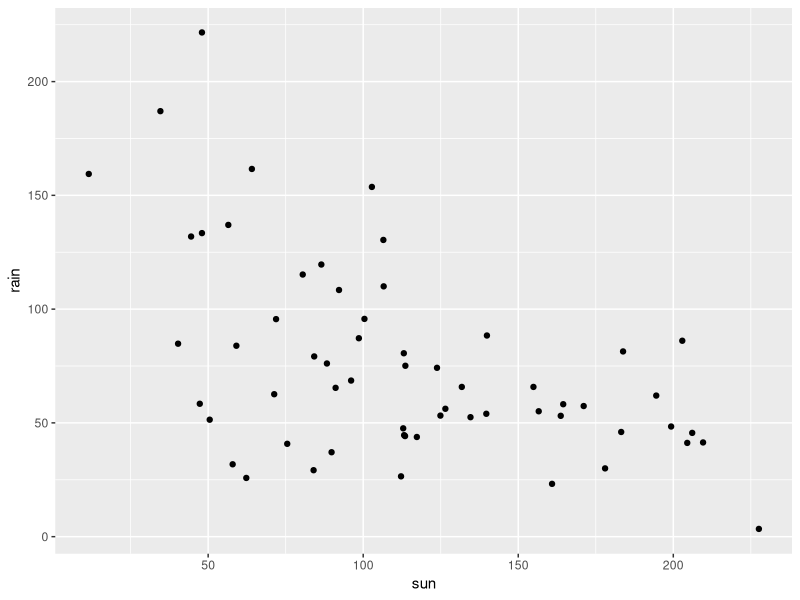
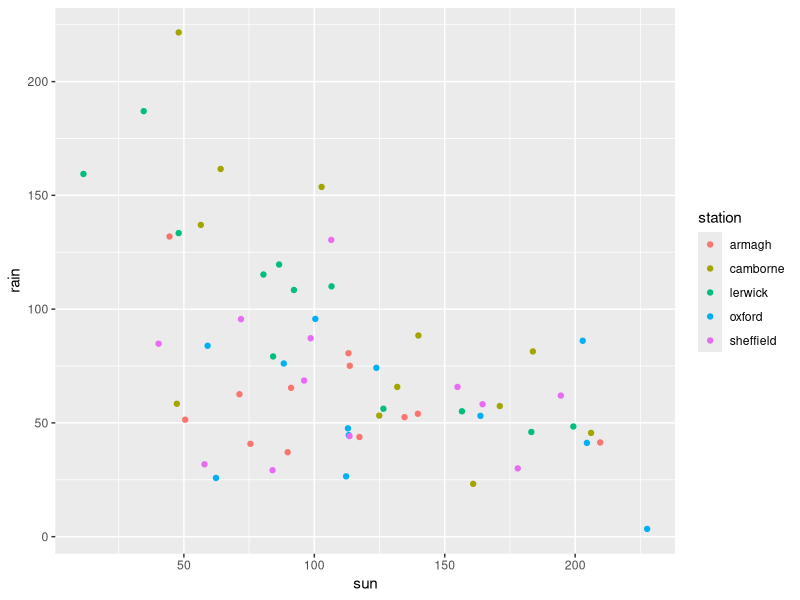
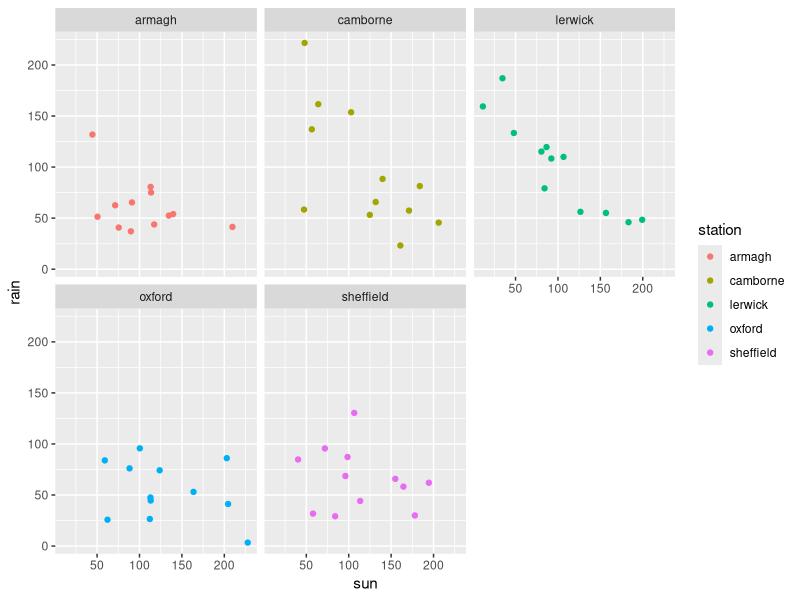
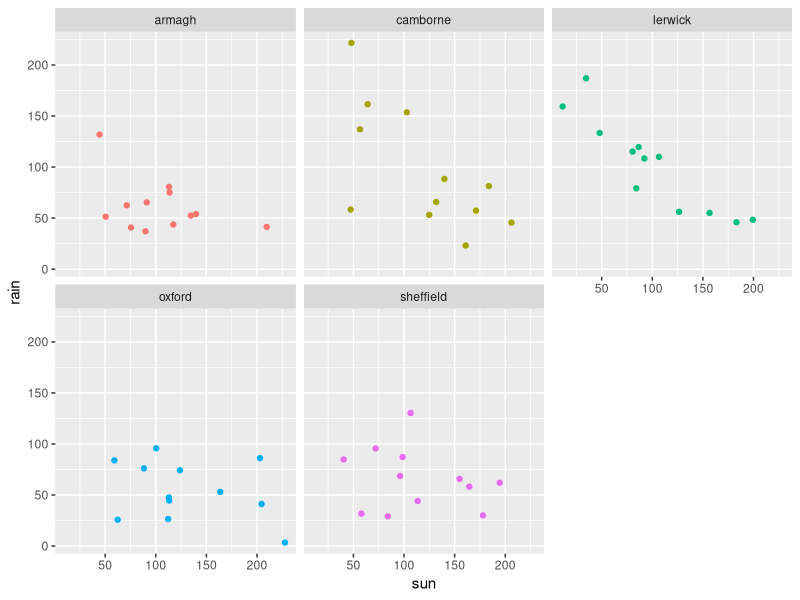
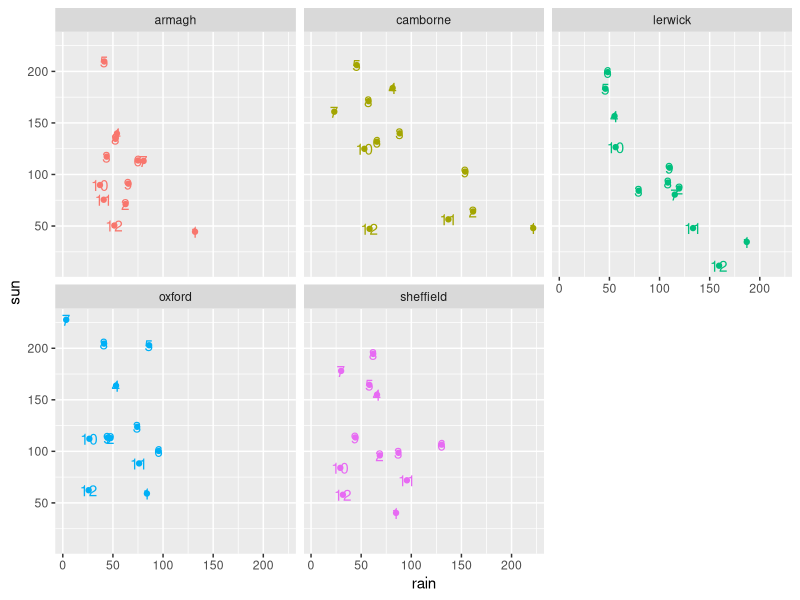
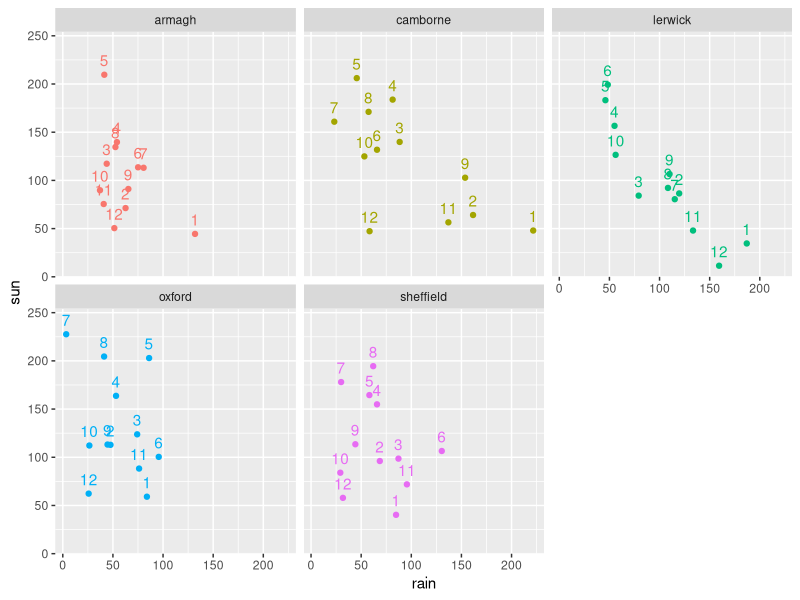
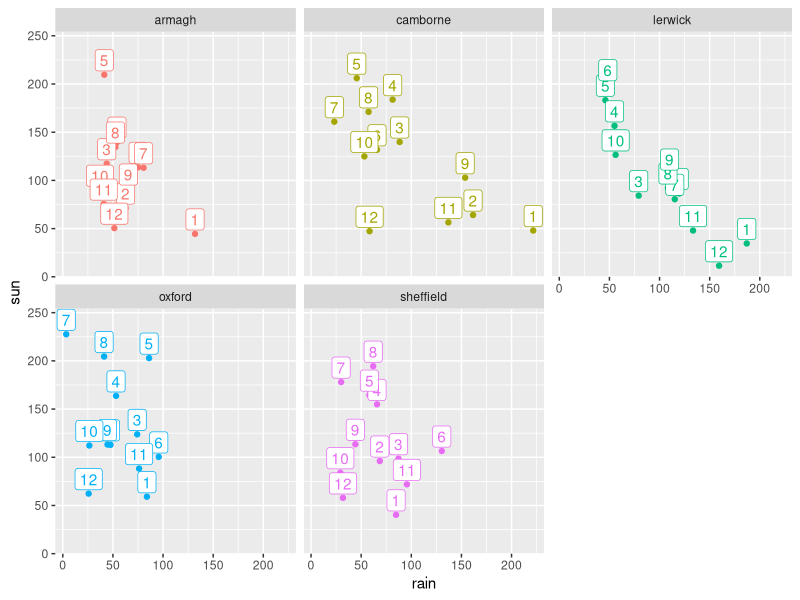
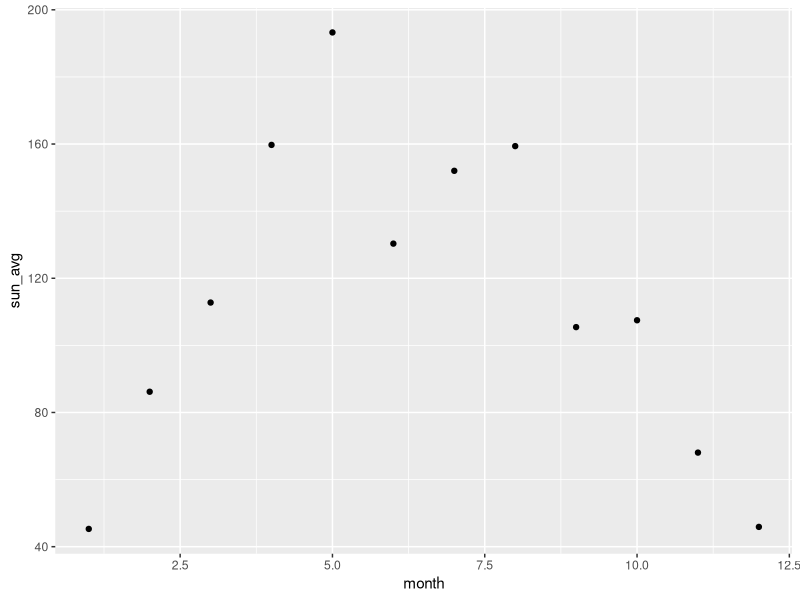

Source code (R) for these figures, in order:
## ---- chunk 1
knitr::opts_chunk$set(echo = TRUE, message = FALSE, eval = TRUE, warning = FALSE)
## ---- chunk 2
library(tidyverse)
library(readxl)
## ---- chunk 3
climate <- read_excel("climate.xlsx")
climate
## ---- chunk 4
ggplot(climate, aes(x = sun, y = rain)) + 
  geom_point()
## ---- chunk 5
p <- ggplot(climate, aes(x = sun, y = rain, colour = station)) + 
  geom_point()
p
## ---- chunk 6
p + facet_wrap(~station)
## ---- chunk 7
p <- ggplot(climate, aes(x = sun, y = rain, colour = station)) + 
  geom_point() +
  facet_wrap(~station) +
  theme(legend.position = "none")
p
## ---- chunk 8
ggplot(climate, aes(x=rain, y = sun, color = station)) +
  geom_point() + facet_wrap(~station) + theme(legend.position = "none") +
  geom_text(aes(label = month)) 
## ---- chunk 9
ggplot(climate, aes(x=rain, y = sun, color = station)) +
  geom_point() + facet_wrap(~station) + theme(legend.position = "none") +
  geom_text(aes(label = month), nudge_y = 15)
## ---- chunk 10
ggplot(climate, aes(x=rain, y = sun, color = station)) +
  geom_point() + facet_wrap(~station) + theme(legend.position = "none") +
  geom_label(aes(label = month), nudge_y = 15)
## ---- chunk 11
ggsave(file="weather.jpeg")

ggsave(file="weather.png",width=10,height=8,units="cm")
## ---- chunk 12
summary_stats <- climate %>%
  group_by(month) %>% 
  summarize(sun_avg = mean(sun), sun_sd = sd(sun))
## ---- chunk 13
p <- ggplot(summary_stats, aes(x = month, y = sun_avg)) +
  geom_point()
p
## ---- chunk 14
p <- ggplot(summary_stats, aes(x = month, y = sun_avg)) +
  geom_point() +
  geom_errorbar(aes(ymin = sun_avg - sun_sd, ymax = sun_avg + sun_sd), width = 0.3)
p
## ---- chunk 15
p + coord_flip()
## ---- chunk 16
ggplot(climate, aes(x = month, y = rain, group = station, colour = station)) +
  geom_line()
## ---- chunk 17
climate <- mutate(climate, month = factor(month))

ggplot(climate, aes(x = month, y = rain, group = station, colour = station)) +
  geom_line()

## ---- chunk 18
ggplot(climate, aes(x = month, y = rain, group = station, colour = station)) +
  geom_line() + theme(legend.position = "top")
## ---- chunk 19
ggplot(climate, aes(x = month, y = rain, group = station, colour = station)) +
  geom_line() +
  geom_point() +
  theme(legend.position = "top") 
## ---- chunk 20
ggplot(climate, aes(x = month, y = rain, group = station, colour = station)) +
  geom_line() +
  geom_point() +
  theme(legend.position = "top") +
  geom_hline(yintercept = mean(climate$rain), linetype = "dashed")
## ---- chunk 21
ggplot(climate, aes(x = month, y = rain, group = station, colour = station)) +
  geom_line() +
  geom_point() +
  theme(legend.position = "top") +
  geom_hline(yintercept = mean(climate$rain), linetype = "dashed") +
  labs(x = "Month", y = "Rainfall (mm)", colour = "Weather station")
## ---- chunk 22
ggplot(climate, aes(x = station, y = sun)) +
  geom_boxplot()

## ---- chunk 23
ggplot(climate, aes(x = station, y = sun, fill = station)) +
  geom_boxplot()
## ---- chunk 24
ggplot(climate, aes(x = station, y = sun, fill = station)) +
  geom_boxplot() +
  theme(legend.position="top") +
  labs(fill = "Weather Station")
## ---- chunk 25
ggplot(climate, aes(x = station, y = sun, fill = station)) +
  geom_boxplot() +
  theme(legend.position="top") +
  labs(fill = "Weather Station") +
  theme_bw()
## ---- chunk 26
ggplot(climate, aes(x = station, y = sun, fill = station)) +
  geom_boxplot() +
  theme(legend.position="top") +
  labs(fill = "Weather Station") +
  theme_bw() +
  scale_fill_manual(values = c("darkcyan","steelblue", "lightblue", "lavender", "pink"))
## ---- chunk 27
ggplot(climate, aes(x=station, y=sun, fill=station)) + 
  #Change the boxplot to a violin plot
  geom_violin(trim=FALSE) + 
  #Add the sunshine observations as scatter points to the plot. 
  geom_point(position = position_jitter(seed = 1, width = 0.1)) + 
  #Include a boxplot inside the violin plot
  geom_boxplot(width=.1) + 
  scale_fill_manual(values = c("darkcyan","steelblue", "lightblue", "lavender", "pink")) + 
  labs(fill = "Weather station") + theme(legend.position="top") + theme_bw()
## ---- chunk 28
ggplot(climate, aes(x = rain)) +
  geom_histogram(binwidth = 25, colour = "red", fill = "white")
## ---- chunk 29
ggplot(climate, aes(x=as.factor(month), y=sun)) +
  geom_col()

## ---- chunk 30
ggplot(climate, aes(x = as.factor(month), y = sun, fill = station)) +
  geom_col()
## ---- chunk 31
ggplot(climate, aes(x=as.factor(month), y=sun, fill = station)) +
  geom_col(position = 'dodge')
## ---- chunk 32
ggplot(climate, aes(x=as.factor(month), y=sun, fill = station)) +
  geom_col(position = 'dodge') + 
  labs(x = "Month", y = "Sunshine (hours)", colour = "Weather station")
## ---- chunk 33
ggplot(climate, aes(x = station, y = rain)) +
  geom_col()
## ---- chunk 34
annual_rain <- 
  climate %>%
  group_by(station) %>% 
  summarize(rain = sum(rain)) %>% 
  arrange(rain)

climate <- mutate(climate, station = factor(station, levels = annual_rain$station))

ggplot(climate, aes(x = station, y = rain)) +
  geom_col()

## ---- chunk 35

ggplot(climate, aes(x = station, y = rain)) +
  geom_col() +
  geom_label(mapping = aes(x = station, y = rain, label = rain), data = annual_rain)

## ---- chunk 36
ggplot(climate, aes(x = station, y = rain)) +
  geom_col() +
  geom_label(mapping = aes(x = station, y = rain, label = rain), data = annual_rain, nudge_y = 60)

